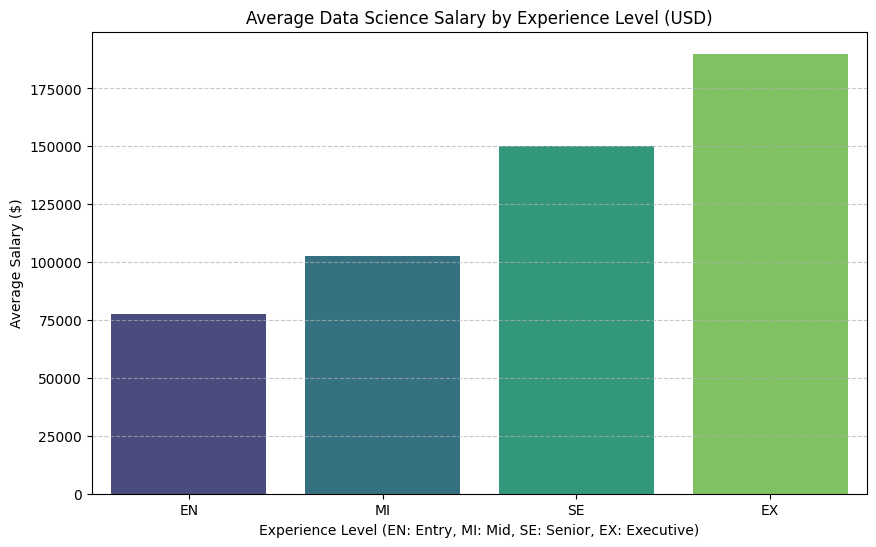

Python code for this plot:
import pandas as pd
import matplotlib.pyplot as plt
import seaborn as sns

data = {
    'job_title': ['Data Scientist', 'Data Analyst', 'Data Engineer', 'ML Engineer', 'Data Scientist', 'Data Analyst', 'Data Engineer', 'ML Engineer'],
    'experience_level': ['SE', 'MI', 'SE', 'EX', 'EN', 'EN', 'MI', 'SE'],
    'salary_in_usd': [150000, 95000, 140000, 190000, 85000, 70000, 110000, 160000],
    'company_location': ['US', 'GB', 'US', 'DE', 'IN', 'CA', 'US', 'FR']
}

df = pd.DataFrame(data)

salary_by_experience = df.groupby('experience_level')['salary_in_usd'].mean().sort_values()

plt.figure(figsize=(10, 6))
sns.barplot(x=salary_by_experience.index, y=salary_by_experience.values, palette='viridis')
plt.title('Average Data Science Salary by Experience Level (USD)')
plt.xlabel('Experience Level (EN: Entry, MI: Mid, SE: Senior, EX: Executive)')
plt.ylabel('Average Salary ($)')
plt.grid(axis='y', linestyle='--', alpha=0.7)
plt.show()

top_jobs = df.groupby('job_title')['salary_in_usd'].mean().sort_values(ascending=False).head(5)
print(top_jobs)
